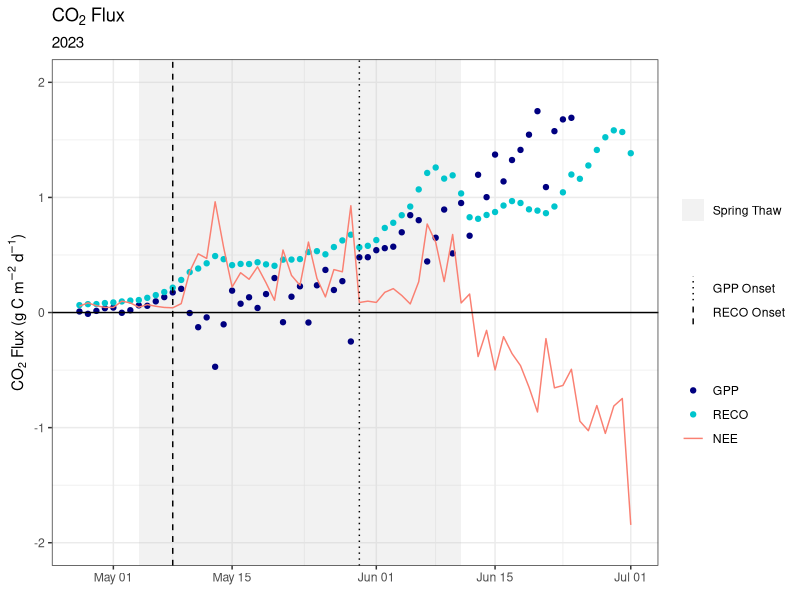
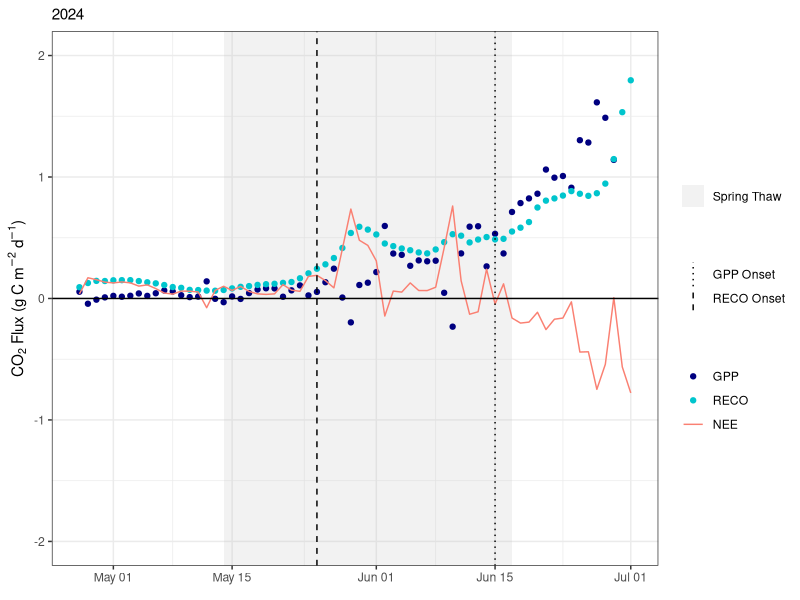
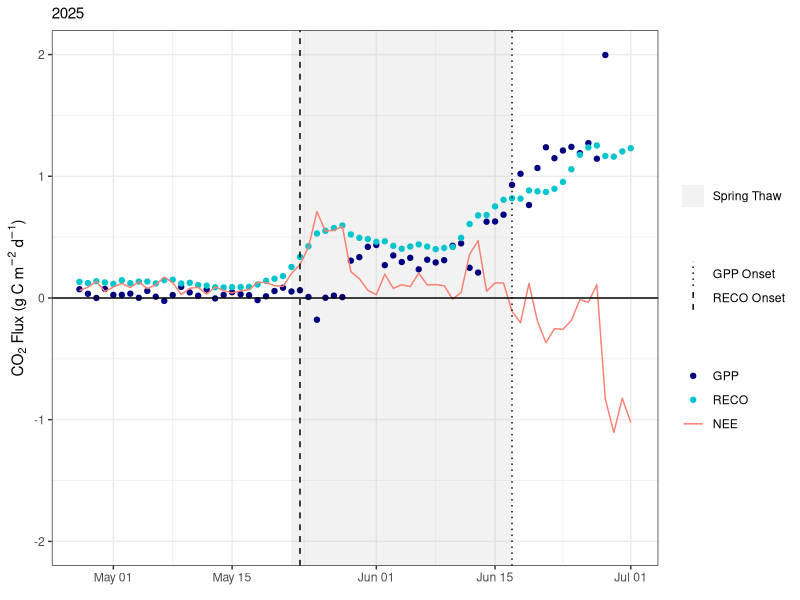
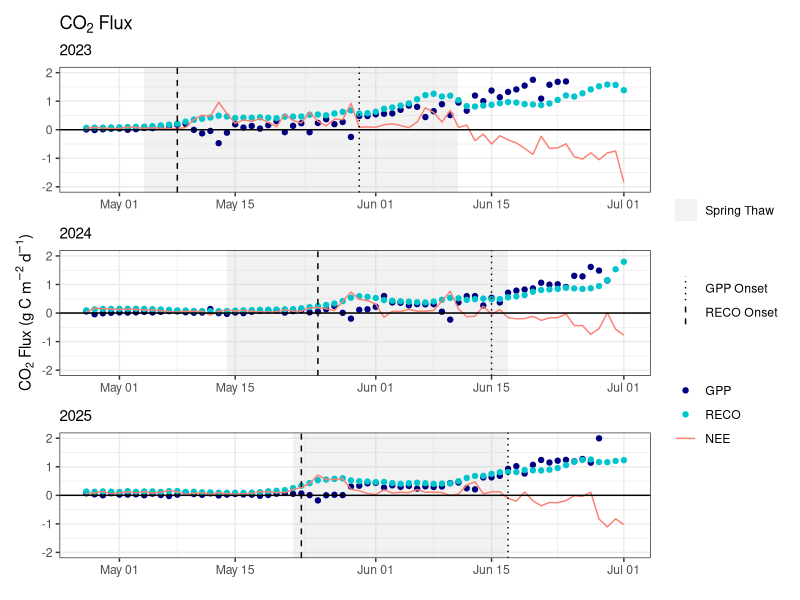
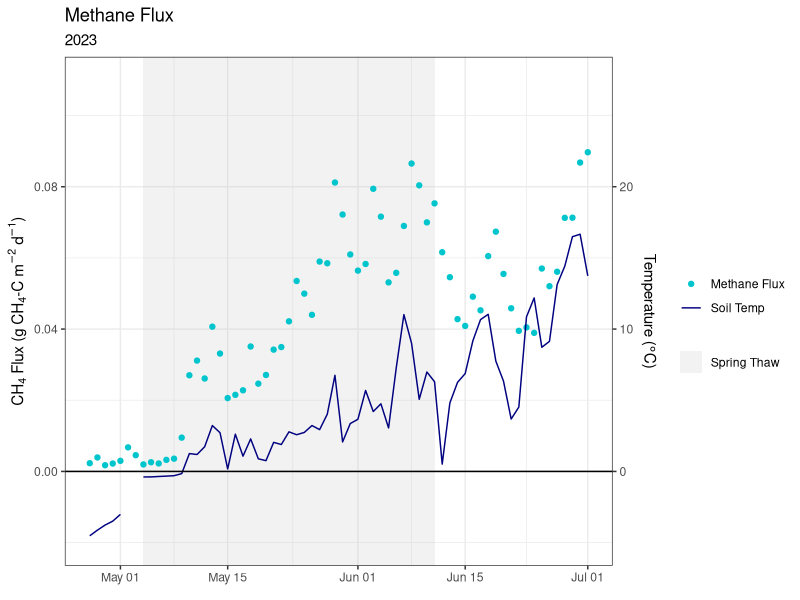
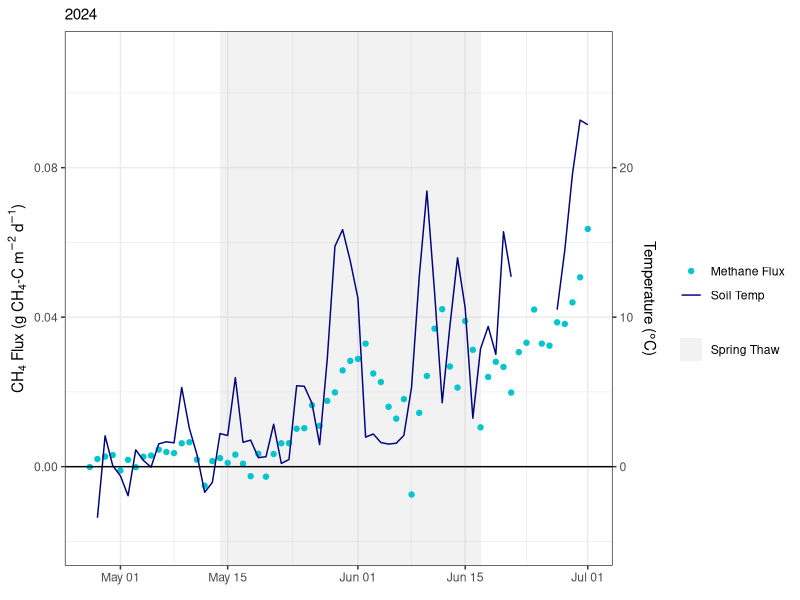
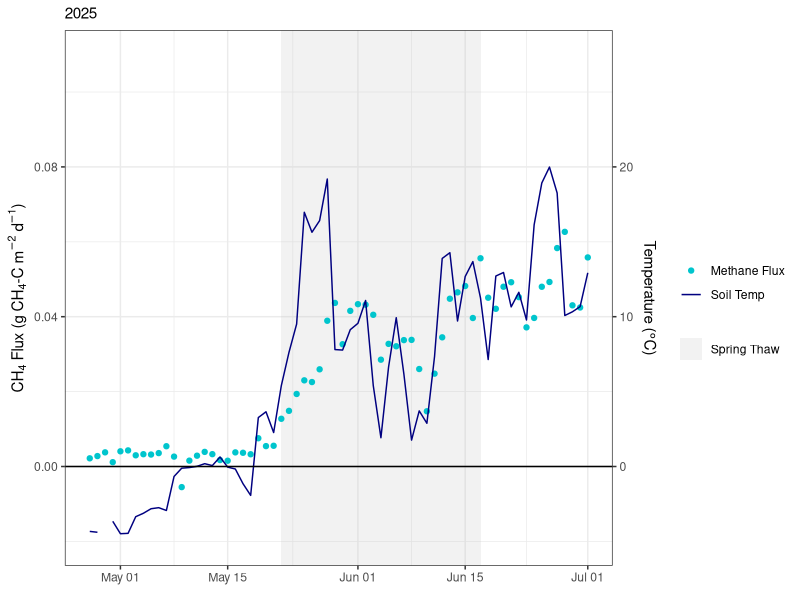
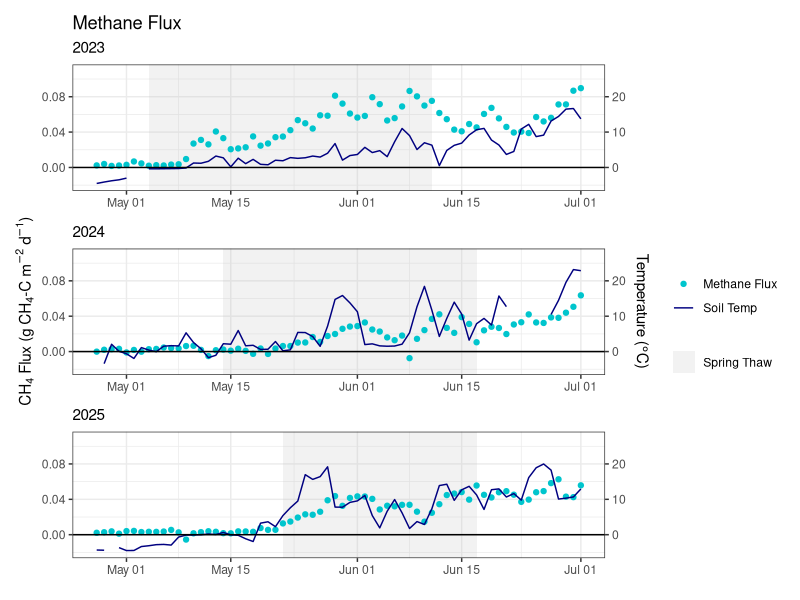

Recreate these plots in R, in order. (Note: this script raises an error after producing the figures.)
## ---- chunk 1
knitr::opts_chunk$set(echo = TRUE)
## ---- chunk 2

rm(list = ls())
Sys.setenv(TZ = "UTC")

library(data.table)
library(ggplot2)
library(lubridate)
library(tidyverse)
library(gridExtra) 
library(patchwork)

## ---- chunk 3

df_avg_23_24 <- fread('./output_files/three_years_daily_avg.csv')

## ---- chunk 4

max_gpp_2023 <- max(df_avg_23_24$GPP_F[df_avg_23_24$season_year == 2023], na.rm = TRUE)
max_gpp_2024 <- max(df_avg_23_24$GPP_F[df_avg_23_24$season_year == 2024], na.rm = TRUE)
max_gpp_2025 <- max(df_avg_23_24$GPP_F[df_avg_23_24$season_year == 2025], na.rm = TRUE)

max_reco_2023 <- max(df_avg_23_24$RECO[df_avg_23_24$season_year == 2023], na.rm = TRUE)
max_reco_2024 <- max(df_avg_23_24$RECO[df_avg_23_24$season_year == 2024], na.rm = TRUE)
max_reco_2025 <- max(df_avg_23_24$RECO[df_avg_23_24$season_year == 2025], na.rm = TRUE)


shade_data_23 <- data.frame(
  xmin = as.Date("2023-05-04"),
  xmax = as.Date("2023-06-11"),
  ymin = -Inf,
  ymax = Inf,
  label = "Spring Thaw"
)

shade_data_24 <- data.frame(
  xmin = as.Date("2024-05-14"),
  xmax = as.Date("2024-06-17"),
  ymin = -Inf,
  ymax = Inf,
  label = "Spring Thaw"
)

shade_data_25 <- data.frame(
  xmin = as.Date("2025-05-22"),
  xmax = as.Date("2025-06-17"),
  ymin = -Inf,
  ymax = Inf,
  label = "Spring Thaw"
)




onset23ts <- ggplot(data = df_avg_23_24, aes(x=date))+
  theme_bw()+
  geom_rect(data = shade_data_23, 
            aes(xmin = xmin, xmax = xmax, ymin = ymin, ymax = ymax, fill = "Spring Thaw"),
            alpha = 0.2, inherit.aes = FALSE)+
  geom_point(aes(y = GPP_F*60*60*24*(1/1000000)*12, color = "GPP"))+
  geom_point(aes(y = RECO*60*60*24*(1/1000000)*12, color = "RECO")) +
  geom_line(aes(y = FC_F*60*60*24*(1/1000000)*12, color = "NEE"))+
  # geom_line(aes(y = TS_1_0_1*(1/6), color = "Soil Temp"))+
  geom_hline(yintercept=0, col="black")+
  # geom_hline(yintercept=-max_gpp_2023*0.1, col="darkgreen", linetype = "dashed")+
  # geom_hline(yintercept=max_reco_2023*0.1, col="darkgreen", linetype = "dashed")+
  # geom_vline(xintercept = as.Date("2023-05-04"))+
  # geom_vline(xintercept = as.Date("2023-06-11"))+
  geom_vline(aes(xintercept = as.Date("2023-05-30"), linetype = "GPP Onset"))+
  geom_vline(aes(xintercept = as.Date("2023-05-08"), linetype = "RECO Onset"))+
  scale_y_continuous(limits = c(-2, 2), expression('CO'[2]*' Flux (g C'~m^-2~d^-1*')')
                    # ,sec.axis = sec_axis(~ . *6, name = expression('Soil Temp ('*degree*'C)'))
                     )+
  scale_color_manual(name = " ",
            values = c("GPP" = "navy", 
                      "RECO" = "turquoise3", 
                      "NEE" = "salmon", 
                      "Soil Temp" = "mediumorchid"),
            breaks = c("GPP", "RECO", 
              "NEE", "Soil Temp")) +
  scale_fill_manual(name = "", values = c("Spring Thaw" = "gray")) +
  scale_linetype_manual(name = "", values = c("RECO Onset" = "dashed", "GPP Onset"= "dotted"))+
  labs(
    title = expression('CO'[2]*' Flux '),
    subtitle = expression("2023")
  ) +
  scale_x_date(name = expression(""), limits = as.Date(c('2023-04-27', '2023-07-01')))

onset23ts

onset24ts <- ggplot(data = df_avg_23_24, aes(x=date))+
  theme_bw()+
  geom_rect(data = shade_data_24, 
            aes(xmin = xmin, xmax = xmax, ymin = ymin, ymax = ymax, fill = "Spring Thaw"),
            alpha = 0.2, inherit.aes = FALSE)+
  geom_point(aes(y = GPP_F*60*60*24*(1/1000000)*12, color = "GPP"))+
  geom_point(aes(y = RECO*60*60*24*(1/1000000)*12, color = "RECO")) +
  geom_line(aes(y = FC_F*60*60*24*(1/1000000)*12, color = "NEE"))+
  # geom_line(aes(y = TS_1_0_1*(1/6), color = "Soil Temp"))+
  geom_hline(yintercept=0, col="black")+
  # geom_hline(yintercept=-max_gpp_2024*0.1, col="darkgreen", linetype = "dashed")+
  # geom_hline(yintercept=max_reco_2024*0.1, col="darkgreen", linetype = "dashed")+
  # geom_vline(xintercept = as.Date("2024-05-14"))+
  # geom_vline(xintercept = as.Date("2024-06-17"))+
  geom_vline(aes(xintercept = as.Date("2024-06-15"), linetype = "GPP Onset"))+
  geom_vline(aes(xintercept = as.Date("2024-05-25"), linetype = "RECO Onset"))+
  scale_y_continuous(limits = c(-2, 2), expression('CO'[2]*' Flux (g C'~m^-2~d^-1*')')
                  #   , sec.axis = sec_axis(~ .*6, name = expression('Soil Temp ('*degree*'C)'))
                     )+
  scale_color_manual(name = " ",
            values = c("GPP" = "navy", 
                      "RECO" = "turquoise3", 
                      "NEE" = "salmon", 
                      "Soil Temp" = "mediumorchid"),
            breaks = c("GPP", "RECO", 
              "NEE", "Soil Temp")) +
  scale_fill_manual(name = "", values = c("Spring Thaw" = "gray")) +
  scale_linetype_manual(name = "", values = c("RECO Onset" = "dashed", "GPP Onset"= "dotted"))+
  labs(
    subtitle = expression("2024")
  ) +
  scale_x_date(name = expression(""), limits = as.Date(c('2024-04-27', '2024-07-01')))

onset24ts

onset25ts <- ggplot(data = df_avg_23_24, aes(x=date))+
  theme_bw()+
  geom_rect(data = shade_data_25, 
            aes(xmin = xmin, xmax = xmax, ymin = ymin, ymax = ymax, fill = "Spring Thaw"),
            alpha = 0.2, inherit.aes = FALSE)+
  geom_point(aes(y = GPP_F*60*60*24*(1/1000000)*12, color = "GPP"))+
  geom_point(aes(y = RECO*60*60*24*(1/1000000)*12, color = "RECO")) +
  geom_line(aes(y = FC_F*60*60*24*(1/1000000)*12, color = "NEE"))+
  # geom_line(aes(y = TS_1_0_1*(1/6), color = "Soil Temp"))+
  geom_hline(yintercept=0, col="black")+
  # geom_hline(yintercept=-max_gpp_2025*0.1, col="darkgreen", linetype = "dashed")+
  # geom_hline(yintercept=max_reco_2025*0.1, col="darkgreen", linetype = "dashed")+
  geom_vline(aes(xintercept = as.Date("2025-06-17"), linetype = "GPP Onset"))+
  geom_vline(aes(xintercept = as.Date("2025-05-23"), linetype = "RECO Onset"))+
  scale_y_continuous(limits = c(-2, 2), expression('CO'[2]*' Flux (g C'~m^-2~d^-1*')')
                  #   ,sec.axis = sec_axis(~ .*6, name = expression('Soil Temp ('*degree*'C)'))
                     )+
  scale_color_manual(name = " ",
            values = c("GPP" = "navy", 
                      "RECO" = "turquoise3", 
                      "NEE" = "salmon", 
                      "Soil Temp" = "mediumorchid"),
            breaks = c("GPP", "RECO", 
              "NEE", "Soil Temp")) +
  scale_fill_manual(name = "", values = c("Spring Thaw" = "gray")) +
  scale_linetype_manual(name = "", values = c("RECO Onset" = "dashed", "GPP Onset"= "dotted"))+
  labs(
    subtitle = expression("2025")
  ) +
  scale_x_date(name = expression(""), limits = as.Date(c('2025-04-27', '2025-07-01')))

onset25ts

co2 <- onset23ts / onset24ts / onset25ts + plot_layout(guides = "collect", axis_titles = "collect")
co2

# png(filename = './png/gpponsetts.png',width = 11,height = 6,units = 'in',res = 2000)
# co2
# dev.off()



## ---- chunk 5




springch423ts <- ggplot(data = df_avg_23_24, aes(x=date))+
  theme_bw()+
  geom_rect(data = shade_data_23, 
            aes(xmin = xmin, xmax = xmax, ymin = ymin, ymax = ymax, fill = "Spring Thaw"),
            alpha = 0.2, inherit.aes = FALSE)+
  geom_point(aes(y = FCH4_F*60*60*24*(1/1000000000)*12, color = "Methane Flux"))+
  # geom_line(aes(y = TA * (1/250), color = "Air Temp"))+
  geom_line(aes(y = TS_1_0_1*(1/250), color = "Soil Temp"))+
  geom_hline(yintercept=0, col="black")+
  # geom_vline(xintercept = as.Date("2023-05-04"), linewidth = 0.1)+ #Spring Thaw start 
  # geom_vline(xintercept = as.Date("2023-06-11"), linewidth = 0.1)+ #Spring Thaw end 
  scale_y_continuous(limits = c(-0.02, 0.11), expression('CH'[4]*' Flux (g CH'[4]*'-C'~m^-2~d^-1*')'),
  sec.axis = sec_axis(~ . *250, name = expression('Temperature ('*degree*'C)')))+
  scale_color_manual(name = " ",
            values = c("Methane Flux" = "turquoise3", 
                      "Air Temp" = "salmon", 
                      "Soil Temp" = "navy"),
            breaks = c("Methane Flux", 
              "Air Temp", "Soil Temp")) +  
  scale_fill_manual(values = c("Spring Thaw" = "gray")) +
  guides(fill = guide_legend(title = NULL)) +
  labs(
    title = expression("Methane Flux"),
    subtitle = expression("2023")
  ) +
  scale_x_date(name = expression(""), limits = as.Date(c('2023-04-27', '2023-07-01')))

springch423ts



springch424ts <- ggplot(data = df_avg_23_24, aes(x=date))+
  theme_bw()+
  geom_rect(data = shade_data_24, 
            aes(xmin = xmin, xmax = xmax, ymin = ymin, ymax = ymax, fill = "Spring Thaw"),
            alpha = 0.2, inherit.aes = FALSE) +
  geom_point(aes(y = FCH4_F*60*60*24*(1/1e9)*12, color = "Methane Flux"))+
  # geom_line(aes(y = TA * (1/250), color = "Air Temp"))+
  geom_line(aes(y = TS_1_0_1*(1/250), color = "Soil Temp"))+
  geom_hline(yintercept=0, col="black")+
  # geom_vline(xintercept = as.Date("2024-05-14"), linewidth = 0.1)+
  # geom_vline(xintercept = as.Date("2024-06-17"), linewidth = 0.1)+
  scale_y_continuous(limits = c(-0.02, 0.11), expression('CH'[4]*' Flux (g CH'[4]*'-C'~m^-2~d^-1*')'),
  sec.axis = sec_axis(~ .*250, name = expression('Temperature ('*degree*'C)')))+
  scale_color_manual(name = " ",
            values = c("Methane Flux" = "turquoise3", 
                      "Air Temp" = "salmon", 
                      "Soil Temp" = "navy"),
            breaks = c("Methane Flux", 
              "Air Temp", "Soil Temp")) +
  scale_fill_manual(values = c("Spring Thaw" = "gray")) +
    guides(fill = guide_legend(title = NULL)) +
  labs(
    subtitle = expression("2024")
  ) + 
  scale_x_date(name = expression(""), limits = as.Date(c('2024-04-27', '2024-07-01')))

springch424ts


springch425ts <- ggplot(data = df_avg_23_24, aes(x=date))+
  theme_bw()+
  geom_rect(data = shade_data_25, 
            aes(xmin = xmin, xmax = xmax, ymin = ymin, ymax = ymax, fill = "Spring Thaw"),
            alpha = 0.2, inherit.aes = FALSE) +
  geom_point(aes(y = FCH4_F*60*60*24*(1/1e9)*12, color = "Methane Flux"))+
  # geom_line(aes(y = TA * (1/250), color = "Air Temp"))+
  geom_line(aes(y = TS_1_0_1*(1/250), color = "Soil Temp"))+
  geom_hline(yintercept=0, col="black")+
  # geom_vline(xintercept = as.Date("2025-05-14"), linewidth = 0.1)+
  # geom_vline(xintercept = as.Date("2025-06-17"), linewidth = 0.1)+
  scale_y_continuous(limits = c(-0.02, 0.11), expression('CH'[4]*' Flux (g CH'[4]*'-C'~m^-2~d^-1*')'),
  sec.axis = sec_axis(~ .*250, name = expression('Temperature ('*degree*'C)')))+
  scale_color_manual(name = " ",
            values = c("Methane Flux" = "turquoise3", 
                      "Air Temp" = "salmon", 
                      "Soil Temp" = "navy"),
            breaks = c("Methane Flux", 
              "Air Temp", "Soil Temp")) +
  scale_fill_manual(values = c("Spring Thaw" = "gray")) +
    guides(fill = guide_legend(title = NULL)) +
  labs(
    subtitle = expression("2025")
  ) + 
  scale_x_date(name = expression(""), limits = as.Date(c('2025-04-27', '2025-07-01')))

springch425ts

methane <- springch423ts / springch424ts / springch425ts + plot_layout(guides = "collect", axis_titles = "collect")
methane

png(filename = './png/methanespringts.png',width = 11,height = 6,units = 'in',res = 2000)
co2 + methane
dev.off()



## ---- chunk 6


springmetdata23 <- ggplot(data = df_avg_23_24, aes(x=date))+
  theme_bw()+
  geom_rect(data = shade_data_23, 
            aes(xmin = xmin, xmax = xmax, ymin = ymin, ymax = ymax, fill = "Spring Thaw"),
            alpha = 0.2, inherit.aes = FALSE)+
  geom_line(aes(y = ALB * (1/4), color = "Albedo"))+
  geom_line(aes(y = SWC_1_1_1 * (1/4), color = "SWC"))+
  geom_line(aes(y = TA, color = "Air Temp"))+
  geom_line(aes(y = TS_1_0_1, color = "Soil Temp"))+
  geom_hline(yintercept=0, col="black")+
  scale_y_continuous(limits = c(-15, 23), expression('Temperature ('*degree*'C)'),
  sec.axis = sec_axis(~ . *4, name = expression('Albedo (%)')))+
  scale_color_manual(name = " ",
            values = c("Albedo" = "turquoise3", 
                      "Air Temp" = "salmon", 
                      "Soil Temp" = "navy", 
                      "SWC" = "green3"),
            breaks = c("Albedo", "SWC",
              "Air Temp", "Soil Temp")) +  
  scale_fill_manual(values = c("Spring Thaw" = "gray")) +
  guides(fill = guide_legend(title = NULL)) +
  labs(
    title = expression("2023")
  ) +
  scale_x_date(name = expression(""), limits = as.Date(c('2023-04-27', '2023-07-01')))

springmetdata23



springmetdata24 <- ggplot(data = df_avg_23_24, aes(x=date))+
  theme_bw()+
  geom_rect(data = shade_data_24, 
            aes(xmin = xmin, xmax = xmax, ymin = ymin, ymax = ymax, fill = "Spring Thaw"),
            alpha = 0.2, inherit.aes = FALSE) +
  geom_line(aes(y = ALB * (1/4), color = "Albedo"))+
  geom_line(aes(y = TA, color = "Air Temp"))+
  geom_line(aes(y = TS_1_0_1, color = "Soil Temp"))+
  geom_hline(yintercept=0, col="black")+
  scale_y_continuous(limits = c(-15, 23), expression('Temperature ('*degree*'C)'),
  sec.axis = sec_axis(~ .*4, name = expression('Albedo (%)')))+
  scale_color_manual(name = " ",
            values = c("Albedo" = "turquoise3", 
                      "Air Temp" = "salmon", 
                      "Soil Temp" = "navy"),
            breaks = c("Albedo", 
              "Air Temp", "Soil Temp")) +
  scale_fill_manual(values = c("Spring Thaw" = "gray")) +
    guides(fill = guide_legend(title = NULL)) +
  labs(
    title = expression("2024")
  ) + 
  scale_x_date(name = expression(""), limits = as.Date(c('2024-04-27', '2024-07-01')))

springmetdata24


springmetdata25 <- ggplot(data = df_avg_23_24, aes(x=date))+
  theme_bw()+
  geom_rect(data = shade_data_25, 
            aes(xmin = xmin, xmax = xmax, ymin = ymin, ymax = ymax, fill = "Spring Thaw"),
            alpha = 0.2, inherit.aes = FALSE) +
  geom_line(aes(y = ALB * (1/4), color = "Albedo"))+
  geom_line(aes(y = TA, color = "Air Temp"))+
  geom_line(aes(y = TS_1_0_1, color = "Soil Temp"))+
  geom_hline(yintercept=0, col="black")+
  scale_y_continuous(limits = c(-15, 23), expression('Temperature ('*degree*'C)'),
  sec.axis = sec_axis(~ .*(4), name = expression('Albedo (%)')))+
  scale_color_manual(name = " ",
            values = c("Albedo" = "turquoise3", 
                      "Air Temp" = "salmon", 
                      "Soil Temp" = "navy"),
            breaks = c("Albedo", 
              "Air Temp", "Soil Temp")) +
  scale_fill_manual(values = c("Spring Thaw" = "gray")) +
    guides(fill = guide_legend(title = NULL)) +
  labs(
    title = expression("2025")
  ) + 
  scale_x_date(name = expression(""), limits = as.Date(c('2025-04-27', '2025-07-01')))

springmetdata25



png(filename = './png/metspringts.png',width = 11,height = 6,units = 'in',res = 2000)
springmetdata23 / springmetdata24 / springmetdata25 + plot_layout(guides = "collect", axis_titles = "collect")
dev.off()
